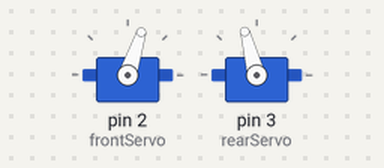
Bench run of a sketch on a simulated Arduino Uno, built with avr-gcc and run on an emulated ATmega328P. On the bench: 2 × servo.

Above: at 0.05 s.
At 0.3 s:
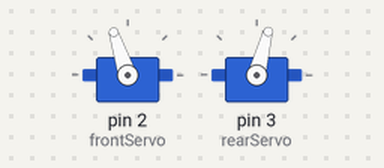
At 0.55 s:
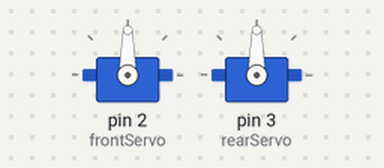
Timing chart, 0 to 3.0 s (numbered marks = the images above):
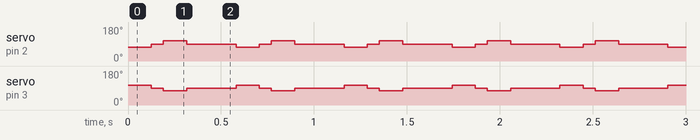

The sketch:

insect_robot.ino
```cpp
#include <Servo.h>
Servo frontServo;
Servo rearServo;
int centerPos = 90;
int frontRightUp = 72;
int frontLeftUp = 108;
int backRightForward = 75;
int backLeftForward = 105;
void moveForward()
{
 frontServo.write(frontRightUp);
  rearServo.write(backLeftForward);
 delay(125);
 frontServo.write(centerPos);
 rearServo.write(centerPos);
 delay(65);
 frontServo.write(frontLeftUp);
 rearServo.write(backRightForward);
 delay(125);

 frontServo.write(centerPos);
 rearServo.write(centerPos);
 delay(65);
}
void setup()
{
 frontServo.attach(2);
 rearServo.attach(3);
}
void loop()
{
 moveForward();
 delay(200); //time between each step taken, speed of walk
}
```

Measured:
- by itself, servo on pin 2 (frontServo): repeats every 0.58 s: 108° 0.13 s, 90° 0.27 s, 72° 0.13 s, 90° 0.07 s
- by itself, servo on pin 3 (rearServo): repeats every 0.58 s: 75° 0.13 s, 90° 0.27 s, 105° 0.13 s, 90° 0.07 s
